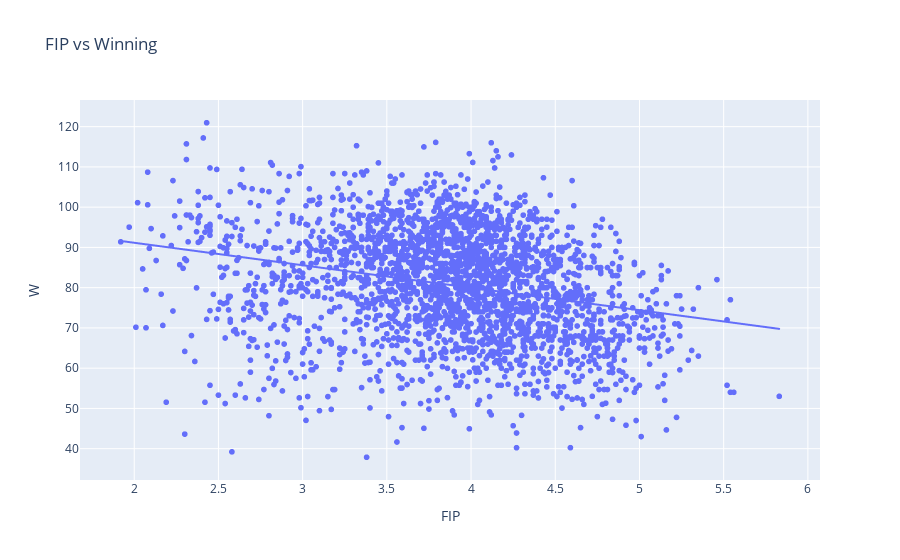

Notebook code cell kept with this figure:
### Code cell
px.scatter(team_data, 'FIP', 'W', hover_data = ['Team'], trendline='ols', title='FIP vs Winning')

### Figure 1 — Plotly figure (JSON) as saved in the notebook; plotly's stock layout.template omitted (floating-point values rounded to 4 significant figures; data arrays with more than 128 entries replaced by an {"elided": "..."} marker saying what was removed)
{"data": [{"customdata": {"elided": "2640x1 str values"}, "hovertemplate": "FIP=%{x}<br>W=%{y}<br>Team=%{customdata[0]}<extra></extra>", "legendgroup": "", "marker": {"color": "#636efa", "symbol": "circle"}, "mode": "markers", "name": "", "showlegend": false, "type": "scattergl", "x": {"elided": "2640 float values"}, "xaxis": "x", "y": {"elided": "2640 float values"}, "yaxis": "y"}, {"hovertemplate": "<b>OLS trendline</b><br>W = -5.58541 * FIP + 102.33<br>R<sup>2</sup>=0.068430<br><br>FIP=%{x}<br>W=%{y} <b>(trend)</b><extra></extra>", "legendgroup": "", "marker": {"color": "#636efa", "symbol": "circle"}, "mode": "lines", "name": "", "showlegend": false, "type": "scattergl", "x": {"elided": "2640 float values"}, "xaxis": "x", "y": {"elided": "2640 float values"}, "yaxis": "y"}], "layout": {"legend": {"tracegroupgap": 0}, "title": {"text": "FIP vs Winning"}, "xaxis": {"anchor": "y", "domain": [0, 1], "title": {"text": "FIP"}}, "yaxis": {"anchor": "x", "domain": [0, 1], "title": {"text": "W"}}}}
